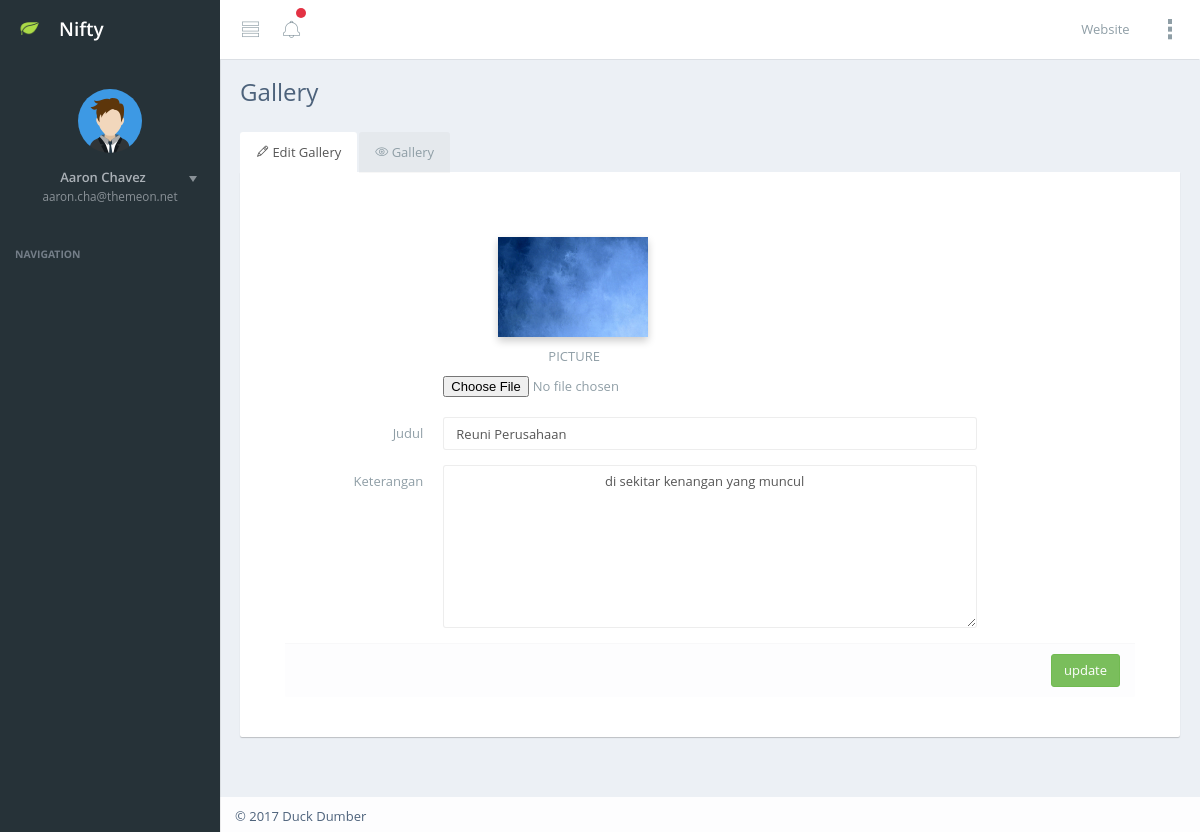
The page /index.php/admin/editgallery/2 on the database its author committed.
### tables this page shows
CREATE TABLE `tabel_gallery` (
  `id_gallery` int(50) NOT NULL,
  `judul` varchar(50) NOT NULL,
  `keterangan` text NOT NULL,
  `foto` text NOT NULL,
  `create_at` date NOT NULL,
  `update_at` date NOT NULL,
  `slug` varchar(50) NOT NULL
);

### application/libraries/template.php (called while the page is built, shortened)
<?php
	class Template {
		protected $_ci ;
		function __construct()
		{
			$this->_ci = &get_instance();
		}
		public function halamanadmin($konten, $data = NULL)
		{
			$data['header']		= $this->_ci->load->view('admin/v_navbar', $data, TRUE);
			$data['konten'] 	= $this->_ci->load->view( $konten, $data, TRUE);
			$data['sidebar']	= $this->_ci->load->view('admin/v_sidebar',$data, TRUE);
			$data['footer']		= $this->_ci->load->view('admin/v_footer',$data,TRUE);
			$this->_ci->load->view('admin/mainadmin', $data);
		}
	}
?>

### application/controllers/Admin.php (called while the page is built, shortened)
<?php
class Admin extends CI_Controller {
	public function editgallery($id)
	{
		$idnya = array('id_gallery' => $id);
		$data['editgallery'] = $this->webmodel->editgallery($idnya,'tabel_gallery')->row();
		$this->template->halamanadmin('admin/v_editgallery',$data);
	}
}

### index.php (called while the page is built, shortened)
<?php
require_once BASEPATH.'core/CodeIgniter.php';

### application/models/Webmodel.php (called while the page is built, shortened)
<?php
class Webmodel extends CI_Model {
	public function editgallery($idnya,$table)
	{
		return $this->db->get_where($table,$idnya);
	}
}

### application/views/admin/v_editgallery.php (the view, shortened to what this page needs)
<div id="content-container">
    <div id="page-head">
        <div id="page-title">
            <h1 class="page-header text-overflow">Gallery</h1>
        </div>
        </div>
    <div id="page-content">
      <div class="row">
          <div class="col-lg-12">
              <div class="tab-base">
                  <ul class="nav nav-tabs">
                      <li class="active">
                        <a data-toggle="tab" href="#demo-lft-tab-2">
                            <i class="ti-pencil"></i>
                            <span class="menu-title">Edit Gallery</span>
                        </a>
                      </li>
                      <li >
                        <a  href="<?php echo site_url('admin/gallery') ?>">
                            <i class="ti-eye"></i>
                            <span class="menu-title">Gallery</span>
                        </a>
                      </li>
                  </ul>
                  <div class="tab-content">
                      <div id="demo-lft-tab-2" class="tab-pane fade active in">
                        <div class="">
                            <div class="panel-body">
                                <div class="col-sm-12">
                                <div class="">
                                   <form class="form-horizontal" enctype='multipart/form-data' method="post" action="<?php echo site_url('admin/updategallery')?>">
                                     <div class="form-group">
                                         <label class="col-md-2 control-label" for="demo-hor-inputemail"></label>
                                         <div class="col-sm-9">
                                           <div  class="image-upload" style="height: 200px; width: 100% ; ">
                                             <?php if ($editgallery->foto == NULL) { ?>
                                               <label  for="file-input" >
                                                 <img  class=""  src="<?php echo base_url('assets/admin/img/profile-photos/2.png') ; ?>"
                                                 style="height: 100px; width:100px ; display: block; margin-top:35px; margin-left: 55px;"
                                                 data-holder-rendered="true">
                                                 <span style="margin-left: 67px;"><label>PICTURE</label></span>
                                               </label>
                                               <input type='file' name='userfile'  required id='file-input' >
                                             <?php } else { ?>
                                               <label  for="file-input" >
                                                 <img  class=""  src="<?php echo base_url('assets/admin/img/penyimpananfoto'.'/'.$editgallery->foto); ?>"
                                                 style="height: 100px; width:150px; display: block; margin-top:35px; margin-left: 55px;margin-bottom: 10px;box-shadow: 0 4px 8px 0 rgba(0, 0, 0, 0.2);"
                                                 data-holder-rendered="true">
                                                 <span style="margin-left: 105px;"><label>PICTURE</label></span>
                                               </label>
                                             <input type='file' name='userfile'  id='file-input' >
                                              <?php } ?>
                                           </div>
                                         </div>
                                     </div>
                                     <div class="form-group">
                                          <label class="col-md-2 control-label" >Judul</label>
                                          <div class="col-sm-8">
                                             <input type="text" class="form-control" name="title" value="<?php echo $editgallery->judul ;?>">
                                          </div>
                                     </div>
                                     <div class="form-group">
                                        <label class="col-md-2 control-label" >Keterangan</label>
                                        <div class="col-sm-8">
                                          <textarea placeholder="keterangan" rows="8" class="form-control" name="keterangan">
                                            <?php echo $editgallery->keterangan ; ?>
                                          </textarea>
                                        </div>
                                      </div>
                                      <div class="panel-footer text-right">
                                          <button class="btn btn-success" type="submit">update</button>
                                      </div>
                                  </form>
                    </div>
                </div>
                            </div>
                        </div>
                    </div>
                </div>
            </div>
        </div>
      </div>
    </div>
</div>

### rows shown on the page
tabel_gallery: foto (picture), title "Reuni Perusahaan", keterangan "di sekitar kenangan yang muncul"
